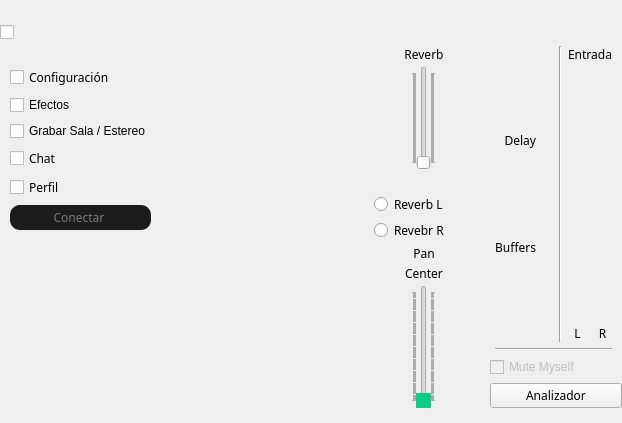
<?xml version="1.0" encoding="UTF-8"?>
<ui version="4.0">
 <class>CClientDlgBase</class>
 <widget class="QDialog" name="CClientDlgBase">
  <property name="geometry">
   <rect>
    <x>0</x>
    <y>0</y>
    <width>622</width>
    <height>423</height>
   </rect>
  </property>
  <property name="sizePolicy">
   <sizepolicy hsizetype="Fixed" vsizetype="Fixed">
    <horstretch>0</horstretch>
    <verstretch>0</verstretch>
   </sizepolicy>
  </property>
  <property name="windowTitle">
   <string>Unirse a sala</string>
  </property>
  <property name="windowIcon">
   <iconset resource="resources.qrc">
    <normaloff>:/png/main/res/fronticon.png</normaloff>:/png/main/res/fronticon.png</iconset>
  </property>
  <property name="styleSheet">
   <string/>
  </property>
  <property name="sizeGripEnabled">
   <bool>false</bool>
  </property>
  <layout class="QHBoxLayout">
   <property name="leftMargin">
    <number>0</number>
   </property>
   <property name="topMargin">
    <number>0</number>
   </property>
   <property name="rightMargin">
    <number>0</number>
   </property>
   <property name="bottomMargin">
    <number>0</number>
   </property>
   <item>
    <widget class="QFrame" name="backgroundFrame">
     <property name="sizePolicy">
      <sizepolicy hsizetype="Expanding" vsizetype="Expanding">
       <horstretch>0</horstretch>
       <verstretch>0</verstretch>
      </sizepolicy>
     </property>
     <property name="minimumSize">
      <size>
       <width>0</width>
       <height>0</height>
      </size>
     </property>
     <property name="frameShape">
      <enum>QFrame::NoFrame</enum>
     </property>
     <property name="frameShadow">
      <enum>QFrame::Plain</enum>
     </property>
     <layout class="QGridLayout" name="gridLayout">
      <property name="leftMargin">
       <number>0</number>
      </property>
      <property name="topMargin">
       <number>25</number>
      </property>
      <property name="rightMargin">
       <number>0</number>
      </property>
      <property name="bottomMargin">
       <number>15</number>
      </property>
      <item row="1" column="2" colspan="2">
       <layout class="QVBoxLayout" name="verticalLayout_6">
        <property name="leftMargin">
         <number>20</number>
        </property>
       </layout>
      </item>
      <item row="1" column="5">
       <layout class="QVBoxLayout" name="verticalLayout_5">
        <property name="rightMargin">
         <number>100</number>
        </property>
       </layout>
      </item>
      <item row="1" column="1" rowspan="3">
       <widget class="QWidget" name="menuLayout_2" native="true">
        <layout class="QVBoxLayout" name="menuLayout">
         <property name="spacing">
          <number>10</number>
         </property>
         <property name="sizeConstraint">
          <enum>QLayout::SetNoConstraint</enum>
         </property>
         <property name="leftMargin">
          <number>0</number>
         </property>
         <property name="topMargin">
          <number>0</number>
         </property>
         <property name="rightMargin">
          <number>0</number>
         </property>
         <property name="bottomMargin">
          <number>0</number>
         </property>
         <item alignment="Qt::AlignTop">
          <widget class="QWidget" name="fondoMenu" native="true">
           <property name="styleSheet">
            <string notr="true">

#fondoMenu{
border-image:  url(:/png/main/res/ui-2021/clientdialog/rectangulo_contorno_cuadrado.png);

}</string>
           </property>
           <layout class="QVBoxLayout" name="verticalLayout">
            <property name="leftMargin">
             <number>10</number>
            </property>
            <property name="topMargin">
             <number>20</number>
            </property>
            <property name="rightMargin">
             <number>20</number>
            </property>
            <property name="bottomMargin">
             <number>20</number>
            </property>
            <item>
             <widget class="QCheckBox" name="chbSettings">
              <property name="font">
               <font>
                <family>Noto Sans</family>
               </font>
              </property>
              <property name="text">
               <string>Configuración</string>
              </property>
             </widget>
            </item>
            <item>
             <widget class="QCheckBox" name="chbEffects">
              <property name="text">
               <string>Efectos</string>
              </property>
             </widget>
            </item>
            <item>
             <widget class="QCheckBox" name="chRecord">
              <property name="text">
               <string>Grabar Sala / Estereo</string>
              </property>
             </widget>
            </item>
            <item>
             <widget class="QCheckBox" name="chbChat">
              <property name="minimumSize">
               <size>
                <width>0</width>
                <height>20</height>
               </size>
              </property>
              <property name="font">
               <font>
                <family>Noto Sans</family>
               </font>
              </property>
              <property name="styleSheet">
               <string notr="true"/>
              </property>
              <property name="text">
               <string>Chat</string>
              </property>
             </widget>
            </item>
            <item>
             <widget class="QCheckBox" name="chbPerfil">
              <property name="font">
               <font>
                <family>Noto Sans</family>
               </font>
              </property>
              <property name="text">
               <string>Perfil</string>
              </property>
             </widget>
            </item>
            <item>
             <widget class="QPushButton" name="butConnect">
              <property name="sizePolicy">
               <sizepolicy hsizetype="Expanding" vsizetype="Fixed">
                <horstretch>0</horstretch>
                <verstretch>0</verstretch>
               </sizepolicy>
              </property>
              <property name="minimumSize">
               <size>
                <width>100</width>
                <height>25</height>
               </size>
              </property>
              <property name="baseSize">
               <size>
                <width>30</width>
                <height>30</height>
               </size>
              </property>
              <property name="font">
               <font>
                <family>Noto Sans</family>
               </font>
              </property>
              <property name="styleSheet">
               <string notr="true">#butConnect{
border-radius: 10;
background: rgb(28, 28, 28); 
	border-image: url(:/png/main/res/ui-2021/clientdialog/contorno_gris.png);
color: rgb(120, 120, 120);
}

#butConnect:hover{
border-color: rgb(13, 204, 135);
    border-style: outset;
    border-width: 1.3px;
color: rgb(13, 204, 135);
}

#butConnect:pressed{
background: rgb(15, 15, 15); 
border-color: rgb(186, 42, 86);
    border-style: outset;
    border-width: 1.3px;
color: rgb(186, 42, 86);
}</string>
              </property>
              <property name="text">
               <string>Conectar </string>
              </property>
              <property name="autoDefault">
               <bool>true</bool>
              </property>
              <property name="default">
               <bool>true</bool>
              </property>
             </widget>
            </item>
           </layout>
          </widget>
         </item>
         <item>
          <widget class="QLabel" name="label">
           <property name="maximumSize">
            <size>
             <width>250</width>
             <height>16777215</height>
            </size>
           </property>
           <property name="styleSheet">
            <string notr="true">color: rgba(255, 255, 255, 0);</string>
           </property>
           <property name="text">
            <string>/////////////////////////////////////</string>
           </property>
          </widget>
         </item>
        </layout>
       </widget>
      </item>
      <item row="1" column="4" rowspan="3">
       <widget class="CAudioMixerBoard" name="MainMixerBoard" native="true">
        <property name="sizePolicy">
         <sizepolicy hsizetype="Expanding" vsizetype="Preferred">
          <horstretch>0</horstretch>
          <verstretch>0</verstretch>
         </sizepolicy>
        </property>
       </widget>
      </item>
      <item row="1" column="7">
       <layout class="QVBoxLayout">
        <property name="spacing">
         <number>6</number>
        </property>
        <property name="leftMargin">
         <number>5</number>
        </property>
        <property name="rightMargin">
         <number>10</number>
        </property>
        <item>
         <layout class="QHBoxLayout">
          <item>
           <layout class="QVBoxLayout">
            <property name="spacing">
             <number>3</number>
            </property>
            <item>
             <layout class="QHBoxLayout"/>
            </item>
            <item>
             <spacer>
              <property name="orientation">
               <enum>Qt::Vertical</enum>
              </property>
              <property name="sizeHint" stdset="0">
               <size>
                <width>13</width>
                <height>13</height>
               </size>
              </property>
             </spacer>
            </item>
            <item>
             <layout class="QHBoxLayout">
              <item>
               <widget class="QLabel" name="lblDelay">
                <property name="font">
                 <font>
                  <family>Noto Sans</family>
                 </font>
                </property>
                <property name="text">
                 <string>Delay</string>
                </property>
                <property name="alignment">
                 <set>Qt::AlignRight|Qt::AlignTrailing|Qt::AlignVCenter</set>
                </property>
                <property name="wordWrap">
                 <bool>false</bool>
                </property>
               </widget>
              </item>
              <item>
               <widget class="CMultiColorLED" name="ledDelay" native="true">
                <property name="sizePolicy">
                 <sizepolicy hsizetype="Fixed" vsizetype="Fixed">
                  <horstretch>0</horstretch>
                  <verstretch>0</verstretch>
                 </sizepolicy>
                </property>
                <property name="minimumSize">
                 <size>
                  <width>14</width>
                  <height>14</height>
                 </size>
                </property>
                <property name="maximumSize">
                 <size>
                  <width>14</width>
                  <height>14</height>
                 </size>
                </property>
               </widget>
              </item>
             </layout>
            </item>
            <item>
             <spacer>
              <property name="orientation">
               <enum>Qt::Vertical</enum>
              </property>
              <property name="sizeHint" stdset="0">
               <size>
                <width>13</width>
                <height>13</height>
               </size>
              </property>
             </spacer>
            </item>
            <item>
             <layout class="QHBoxLayout">
              <item>
               <widget class="QLabel" name="lblBuffers">
                <property name="font">
                 <font>
                  <family>Noto Sans</family>
                 </font>
                </property>
                <property name="text">
                 <string>Buffers</string>
                </property>
                <property name="alignment">
                 <set>Qt::AlignRight|Qt::AlignTrailing|Qt::AlignVCenter</set>
                </property>
                <property name="wordWrap">
                 <bool>false</bool>
                </property>
               </widget>
              </item>
              <item>
               <widget class="CMultiColorLED" name="ledBuffers" native="true">
                <property name="sizePolicy">
                 <sizepolicy hsizetype="Fixed" vsizetype="Fixed">
                  <horstretch>0</horstretch>
                  <verstretch>0</verstretch>
                 </sizepolicy>
                </property>
                <property name="minimumSize">
                 <size>
                  <width>14</width>
                  <height>14</height>
                 </size>
                </property>
                <property name="maximumSize">
                 <size>
                  <width>14</width>
                  <height>14</height>
                 </size>
                </property>
               </widget>
              </item>
             </layout>
            </item>
            <item>
             <spacer>
              <property name="orientation">
               <enum>Qt::Vertical</enum>
              </property>
              <property name="sizeHint" stdset="0">
               <size>
                <width>13</width>
                <height>13</height>
               </size>
              </property>
             </spacer>
            </item>
           </layout>
          </item>
          <item>
           <widget class="Line" name="lineMeter">
            <property name="orientation">
             <enum>Qt::Vertical</enum>
            </property>
           </widget>
          </item>
          <item>
           <layout class="QVBoxLayout">
            <item>
             <widget class="QLabel" name="lblInputLEDMeter">
              <property name="font">
               <font>
                <family>Noto Sans</family>
               </font>
              </property>
              <property name="text">
               <string>Entrada</string>
              </property>
              <property name="alignment">
               <set>Qt::AlignCenter</set>
              </property>
             </widget>
            </item>
            <item>
             <layout class="QHBoxLayout">
              <item>
               <widget class="CMultiColorLEDBar" name="lbrInputLevelL" native="true">
                <property name="sizePolicy">
                 <sizepolicy hsizetype="Fixed" vsizetype="Expanding">
                  <horstretch>0</horstretch>
                  <verstretch>0</verstretch>
                 </sizepolicy>
                </property>
                <property name="minimumSize">
                 <size>
                  <width>16</width>
                  <height>88</height>
                 </size>
                </property>
               </widget>
              </item>
              <item>
               <widget class="CMultiColorLEDBar" name="lbrInputLevelR" native="true">
                <property name="sizePolicy">
                 <sizepolicy hsizetype="Fixed" vsizetype="Expanding">
                  <horstretch>0</horstretch>
                  <verstretch>0</verstretch>
                 </sizepolicy>
                </property>
                <property name="minimumSize">
                 <size>
                  <width>16</width>
                  <height>88</height>
                 </size>
                </property>
               </widget>
              </item>
             </layout>
            </item>
            <item>
             <layout class="QHBoxLayout">
              <item>
               <widget class="QLabel" name="lblLevelMeterLeft">
                <property name="font">
                 <font>
                  <family>Noto Sans</family>
                 </font>
                </property>
                <property name="text">
                 <string>L</string>
                </property>
                <property name="alignment">
                 <set>Qt::AlignCenter</set>
                </property>
               </widget>
              </item>
              <item>
               <widget class="QLabel" name="lblLevelMeterRight">
                <property name="font">
                 <font>
                  <family>Noto Sans</family>
                 </font>
                </property>
                <property name="text">
                 <string>R</string>
                </property>
                <property name="alignment">
                 <set>Qt::AlignCenter</set>
                </property>
               </widget>
              </item>
             </layout>
            </item>
           </layout>
          </item>
         </layout>
        </item>
        <item>
         <widget class="Line" name="lineUpperLowerLeft">
          <property name="orientation">
           <enum>Qt::Horizontal</enum>
          </property>
         </widget>
        </item>
        <item>
         <layout class="QHBoxLayout" name="horizontalLayout_2"/>
        </item>
       </layout>
      </item>
      <item row="3" column="7">
       <widget class="QPushButton" name="Consola">
        <property name="font">
         <font>
          <family>Noto Sans</family>
         </font>
        </property>
        <property name="text">
         <string>Analizador</string>
        </property>
       </widget>
      </item>
      <item row="1" column="6" rowspan="3">
       <layout class="QVBoxLayout">
        <property name="rightMargin">
         <number>10</number>
        </property>
        <item>
         <layout class="QVBoxLayout">
          <property name="spacing">
           <number>3</number>
          </property>
          <item>
           <layout class="QVBoxLayout">
            <property name="spacing">
             <number>3</number>
            </property>
            <item>
             <widget class="QLabel" name="lblAudioReverb">
              <property name="font">
               <font>
                <family>Noto Sans</family>
               </font>
              </property>
              <property name="text">
               <string>Reverb</string>
              </property>
              <property name="alignment">
               <set>Qt::AlignCenter</set>
              </property>
             </widget>
            </item>
            <item>
             <layout class="QHBoxLayout">
              <item>
               <spacer>
                <property name="orientation">
                 <enum>Qt::Horizontal</enum>
                </property>
                <property name="sizeType">
                 <enum>QSizePolicy::Minimum</enum>
                </property>
                <property name="sizeHint" stdset="0">
                 <size>
                  <width>0</width>
                  <height>20</height>
                 </size>
                </property>
               </spacer>
              </item>
              <item>
               <widget class="QSlider" name="sldAudioReverb">
                <property name="styleSheet">
                 <string notr="true">QSlider::handle{
	border-image: url(:/png/main/res/ui-2021/clientdialog/fader_sala_blanco.png);
}</string>
                </property>
                <property name="pageStep">
                 <number>1</number>
                </property>
                <property name="orientation">
                 <enum>Qt::Vertical</enum>
                </property>
                <property name="tickPosition">
                 <enum>QSlider::TicksBothSides</enum>
                </property>
               </widget>
              </item>
              <item>
               <spacer>
                <property name="orientation">
                 <enum>Qt::Horizontal</enum>
                </property>
                <property name="sizeType">
                 <enum>QSizePolicy::Minimum</enum>
                </property>
                <property name="sizeHint" stdset="0">
                 <size>
                  <width>0</width>
                  <height>20</height>
                 </size>
                </property>
               </spacer>
              </item>
             </layout>
            </item>
           </layout>
          </item>
          <item>
           <spacer name="horizontalSpacer_2">
            <property name="orientation">
             <enum>Qt::Horizontal</enum>
            </property>
            <property name="sizeHint" stdset="0">
             <size>
              <width>40</width>
              <height>20</height>
             </size>
            </property>
           </spacer>
          </item>
          <item>
           <widget class="QRadioButton" name="rbtReverbSelL">
            <property name="minimumSize">
             <size>
              <width>100</width>
              <height>0</height>
             </size>
            </property>
            <property name="font">
             <font>
              <family>Noto Sans</family>
             </font>
            </property>
            <property name="text">
             <string>Reverb L</string>
            </property>
           </widget>
          </item>
          <item>
           <widget class="QRadioButton" name="rbtReverbSelR">
            <property name="minimumSize">
             <size>
              <width>100</width>
              <height>0</height>
             </size>
            </property>
            <property name="font">
             <font>
              <family>Noto Sans</family>
             </font>
            </property>
            <property name="text">
             <string>Revebr R</string>
            </property>
           </widget>
          </item>
          <item>
           <widget class="QLabel" name="lblAudioPan">
            <property name="font">
             <font>
              <family>Noto Sans</family>
             </font>
            </property>
            <property name="text">
             <string>Pan</string>
            </property>
            <property name="alignment">
             <set>Qt::AlignCenter</set>
            </property>
           </widget>
          </item>
          <item>
           <widget class="QLabel" name="lblAudioPanValue">
            <property name="minimumSize">
             <size>
              <width>50</width>
              <height>0</height>
             </size>
            </property>
            <property name="font">
             <font>
              <family>Noto Sans</family>
             </font>
            </property>
            <property name="text">
             <string>Center</string>
            </property>
            <property name="alignment">
             <set>Qt::AlignCenter</set>
            </property>
            <property name="wordWrap">
             <bool>false</bool>
            </property>
           </widget>
          </item>
          <item>
           <layout class="QHBoxLayout">
            <item>
             <spacer>
              <property name="orientation">
               <enum>Qt::Horizontal</enum>
              </property>
              <property name="sizeType">
               <enum>QSizePolicy::Minimum</enum>
              </property>
              <property name="sizeHint" stdset="0">
               <size>
                <width>0</width>
                <height>20</height>
               </size>
              </property>
             </spacer>
            </item>
            <item>
             <widget class="QSlider" name="sldAudioPan">
              <property name="styleSheet">
               <string notr="true">QSlider::handle{
background-color:rgb(13,204,135);
}</string>
              </property>
              <property name="pageStep">
               <number>1</number>
              </property>
              <property name="orientation">
               <enum>Qt::Vertical</enum>
              </property>
              <property name="tickPosition">
               <enum>QSlider::TicksBothSides</enum>
              </property>
             </widget>
            </item>
            <item>
             <spacer>
              <property name="orientation">
               <enum>Qt::Horizontal</enum>
              </property>
              <property name="sizeType">
               <enum>QSizePolicy::Minimum</enum>
              </property>
              <property name="sizeHint" stdset="0">
               <size>
                <width>0</width>
                <height>20</height>
               </size>
              </property>
             </spacer>
            </item>
           </layout>
          </item>
         </layout>
        </item>
        <item>
         <layout class="QVBoxLayout">
          <item>
           <layout class="QVBoxLayout" name="_2">
            <property name="spacing">
             <number>3</number>
            </property>
            <property name="rightMargin">
             <number>0</number>
            </property>
           </layout>
          </item>
         </layout>
        </item>
       </layout>
      </item>
      <item row="0" column="1">
       <widget class="QCheckBox" name="menuClient">
        <property name="styleSheet">
         <string notr="true"/>
        </property>
        <property name="text">
         <string/>
        </property>
       </widget>
      </item>
      <item row="2" column="7">
       <widget class="QCheckBox" name="chbLocalMute">
        <property name="enabled">
         <bool>false</bool>
        </property>
        <property name="text">
         <string>Mute Myself</string>
        </property>
       </widget>
      </item>
     </layout>
    </widget>
   </item>
  </layout>
 </widget>
 <customwidgets>
  <customwidget>
   <class>CMultiColorLED</class>
   <extends>QWidget</extends>
   <header>multicolorled.h</header>
  </customwidget>
  <customwidget>
   <class>CAudioMixerBoard</class>
   <extends>QWidget</extends>
   <header>audiomixerboard.h</header>
  </customwidget>
  <customwidget>
   <class>CMultiColorLEDBar</class>
   <extends>QWidget</extends>
   <header>multicolorledbar.h</header>
   <container>1</container>
  </customwidget>
 </customwidgets>
 <tabstops>
  <tabstop>sldAudioPan</tabstop>
  <tabstop>sldAudioReverb</tabstop>
 </tabstops>
 <resources>
  <include location="resources.qrc"/>
 </resources>
 <connections/>
</ui>
